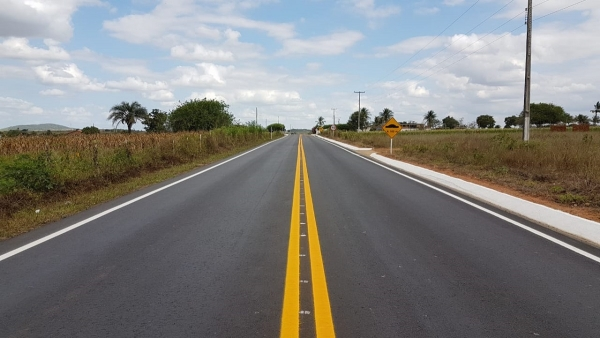
#> input picture Python Files/Livro-Intro-Visao-Compu/estrada.jpg, 600 x 338 px
$ python main04.py
#> lines starting #> are read from the running program, lines starting #| are printed output that depends on the picture; after the words box and inside, x2 and y2 are one past the last pixel; in counts of white or black regions, pixels touching at a corner belong together
import cv2
import numpy as np
from matplotlib import pyplot as plt

img = cv2.imread('estrada.jpg')
#> img is the input picture: shape (338, 600, 3); mean B, G, R 125.8, 128.6, 129.4
img = img[::2,::2] # Diminui a imagem
#> img: shape (169, 300, 3)

# Suavização de imagens
suaveBlur = np.vstack([np.hstack([img, cv2.blur(img, (3, 3))]), np.hstack([cv2.blur(img, (5,5)), cv2.blur(img, (7,7))]), np.hstack([cv2.blur(img, (9,9)), cv2.blur(img, (11, 11))])])
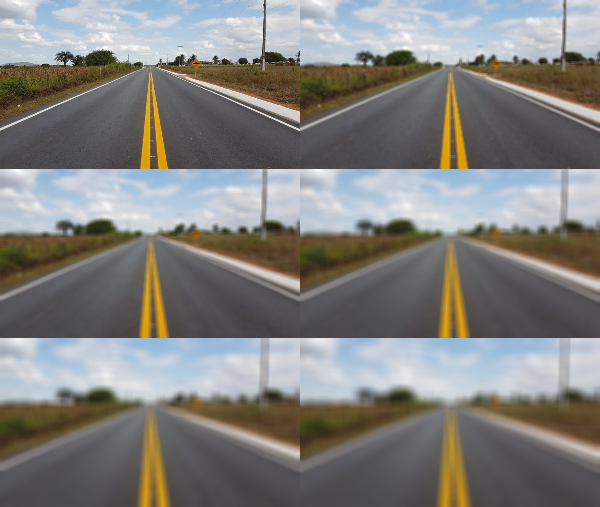
#> suaveBlur: shape (507, 600, 3); mean B, G, R 126.1, 128.7, 129.6
"""
np.hstack([ img, cv2.blur( img, (3, 3) ) ]),
np.hstack([ cv2.blur(img, (5,5)), cv2.blur(img, ( 7, 7))]),
np.hstack([ cv2.blur(img, (9,9)), cv2.blur(img, (11, 11)) ])
"""
cv2.imshow("Imagens suavisadas (Blur)", suaveBlur)

suaveGaussiano = np.vstack([np.hstack([img,cv2.GaussianBlur(img, ( 3, 3), 0)]),np.hstack([cv2.GaussianBlur(img, ( 5, 5), 0),cv2.GaussianBlur(img, ( 7, 7), 0)]),np.hstack([cv2.GaussianBlur(img, ( 9, 9), 0),cv2.GaussianBlur(img, (11, 11), 0)])])
"""
np.hstack([ img,cv2.GaussianBlur(img, (3, 3), 0) ]),
np.hstack([ cv2.GaussianBlur(img, (5, 5), 0),cv2.GaussianBlur(img, ( 7, 7), 0) ]),
np.hstack([ cv2.GaussianBlur(img, (9, 9), 0),cv2.GaussianBlur(img, (11, 11), 0) ])
"""
cv2.imshow("Imagem original e suavisadas pelo filtro Gaussiano", suaveGaussiano)

suaveMedian = np.vstack([np.hstack([img,cv2.medianBlur(img, 3)]),np.hstack([cv2.medianBlur(img, 5),cv2.medianBlur(img, 7)]),np.hstack([cv2.medianBlur(img, 9),cv2.medianBlur(img, 11)])])
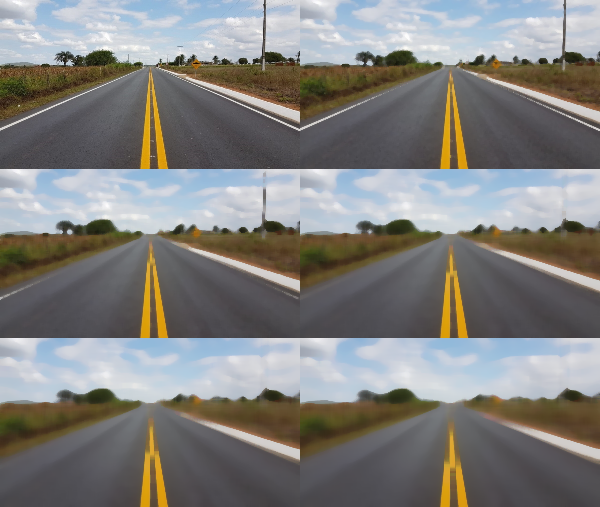
#> suaveMedian: shape (507, 600, 3); mean B, G, R 125.9, 128.3, 129.2
"""
np.hstack([ img,cv2.medianBlur(img, 3) ]),
np.hstack([ cv2.medianBlur(img, 5), cv2.medianBlur(img, 7) ]),
np.hstack([ cv2.medianBlur(img, 9), cv2.medianBlur(img, 11) ])
"""
cv2.imshow("Imagem original e suavisadas pela mediana", suaveMedian)

suaveBiLat = np.vstack([np.hstack([img,cv2.bilateralFilter(img, 3, 21, 21)]), np.hstack([cv2.bilateralFilter(img, 5, 35, 35), cv2.bilateralFilter(img, 7, 49, 49)]), np.hstack([cv2.bilateralFilter(img, 9, 63, 63), cv2.bilateralFilter(img, 11, 77, 77)])])
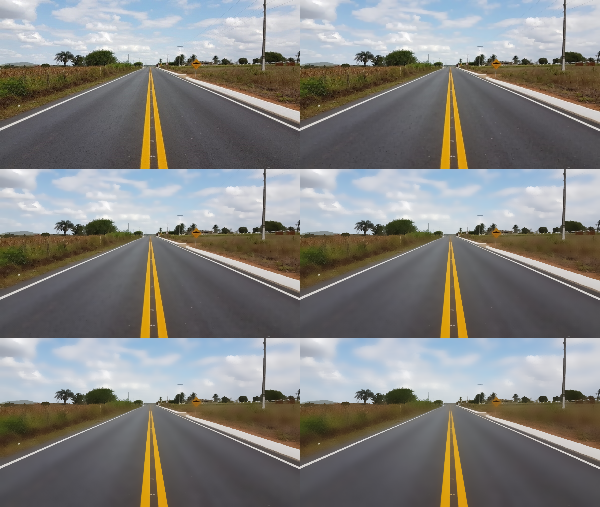
#> suaveBiLat: shape (507, 600, 3); mean B, G, R 126.1, 128.7, 129.6
"""
np.hstack([ img,cv2.bilateralFilter(img, 3, 21, 21) ]),
np.hstack([ cv2.bilateralFilter(img, 5, 35, 35), cv2.bilateralFilter(img, 7, 49, 49) ]),
np.hstack([ cv2.bilateralFilter(img, 9, 63, 63), cv2.bilateralFilter(img, 11, 77, 77) ])
"""
cv2.imshow("Imagem original e suavisadas pelo filtro Bilateral", suaveBiLat)
cv2.waitKey(0)
cv2.destroyAllWindows()


# Binarização com limiar
img = cv2.cvtColor(img, cv2.COLOR_BGR2GRAY)
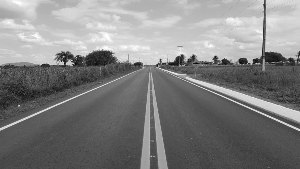
#> img: shape (169, 300); min 10, max 254, mean 128.7
suave = cv2.GaussianBlur(img, (7, 7), 0) # aplica blur
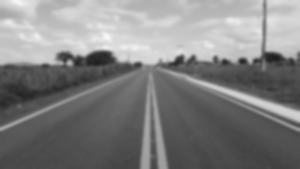
#> suave: shape (169, 300); min 28, max 248, mean 128.7
(T, bin) = cv2.threshold(suave, 160, 255, cv2.THRESH_BINARY)
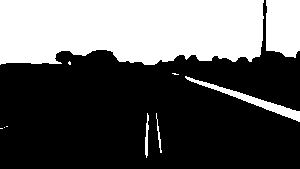
#> bin: shape (169, 300); 36.1% white; 10 white regions (5 under 20 px), largest, box (x1, y1, x2, y2) and area: (0, 0, 264, 65) 15510, (266, 0, 300, 58) 1820, (185, 76, 300, 122) 771, (145, 113, 149, 158) 107, (156, 113, 162, 153) 65
(T, binI) = cv2.threshold(suave, 160, 255, cv2.THRESH_BINARY_INV)
resultado = np.vstack([np.hstack([suave, bin]), np.hstack([binI, cv2.bitwise_and(img, img, mask = binI)])])
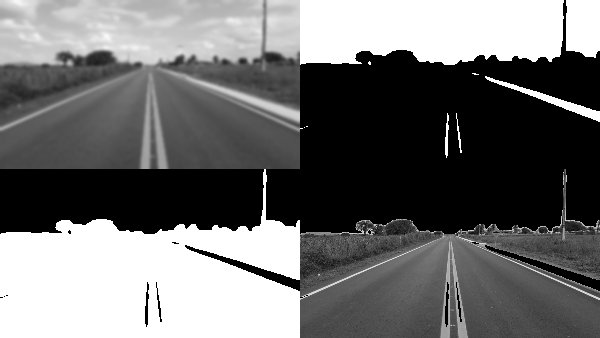
#> resultado: shape (338, 600); min 0, max 255, mean 109.9
"""
np.hstack([suave, bin]),
np.hstack([binI, cv2.bitwise_and(img, img, mask = binI)])
"""
cv2.imshow("Binarizacao da imagem", resultado)
cv2.waitKey(0)
cv2.destroyAllWindows()

$ run again, with Python Files/Livro-Intro-Visao-Compu/puppy.jpg copied over Python Files/Livro-Intro-Visao-Compu/estrada.jpg
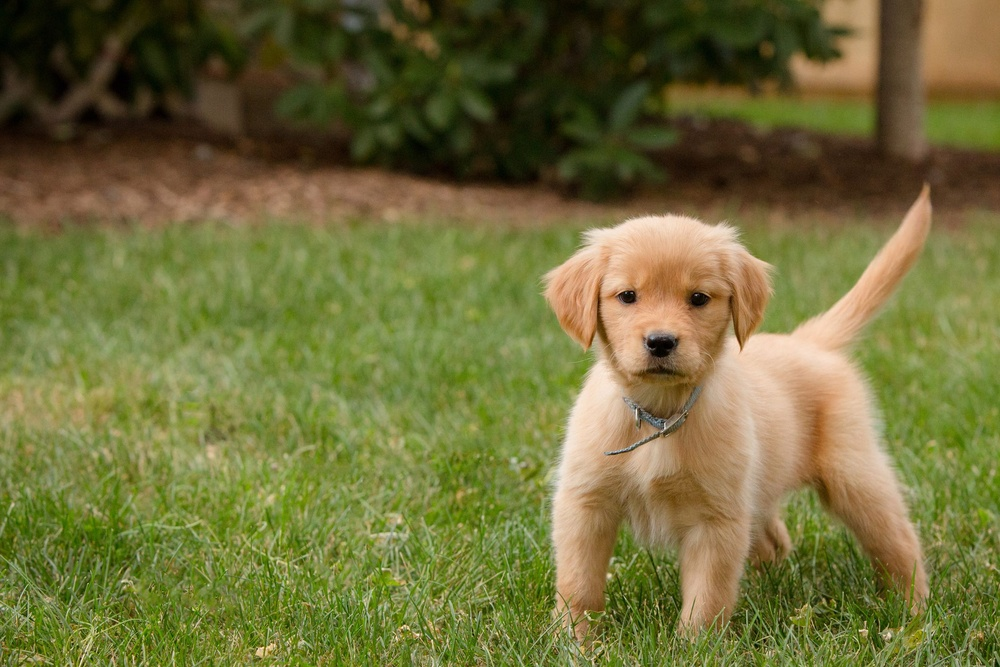
#> input picture Python Files/Livro-Intro-Visao-Compu/puppy.jpg, 1000 x 667 px, shrunk from 2121 x 1414 before the run
#> img is the input picture: shape (667, 1000, 3); mean B, G, R 58.5, 110.1, 112.5
#> `(T, bin) = cv2.threshold(suave, 160, 255, cv2.THRESH_BINARY)`:
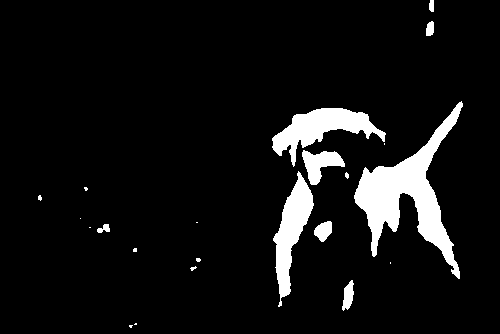
#> bin: shape (334, 500); 7.4% white; 22 white regions (12 under 20 px), largest, box (x1, y1, x2, y2) and area: (354, 101, 463, 279) 5839, (272, 108, 386, 167) 2595, (273, 171, 314, 307) 2270
#> `resultado = np.vstack([np.hstack([suave, bin]), np.hstack([binI, cv2.b..`:
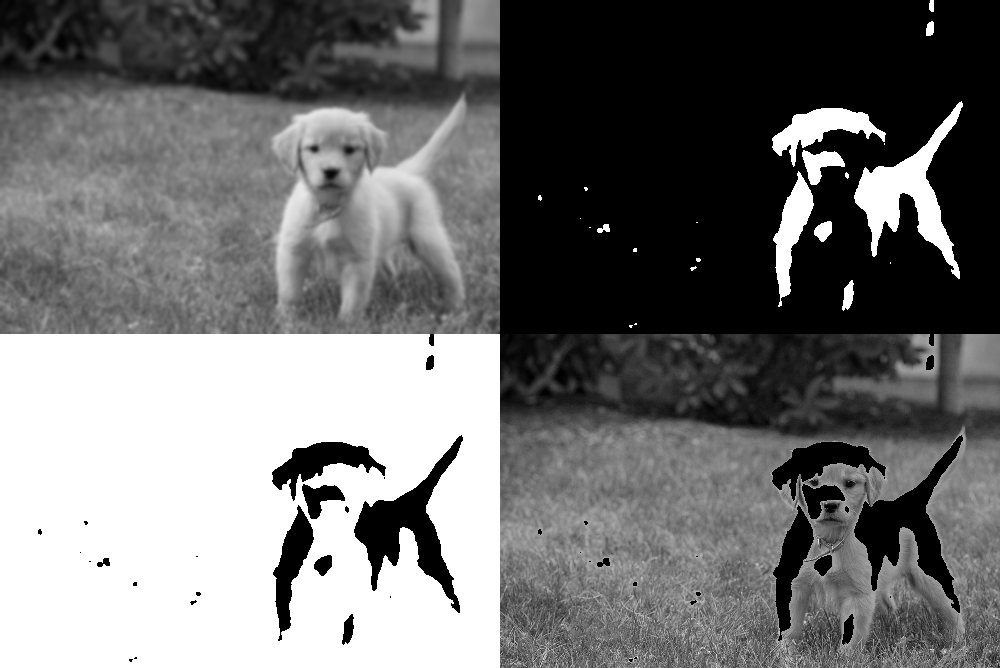
#> resultado: shape (668, 1000); min 0, max 255, mean 112.7
